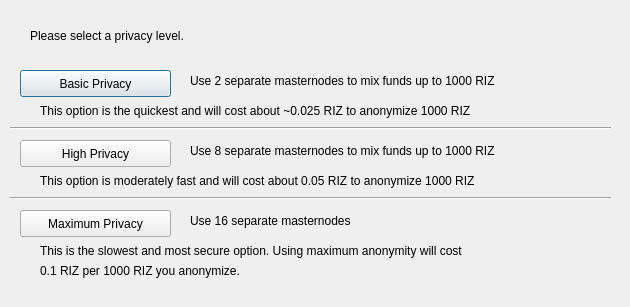
<?xml version="1.0" encoding="UTF-8"?>
<ui version="4.0">
 <class>DarksendConfig</class>
 <widget class="QDialog" name="DarksendConfig">
  <property name="geometry">
   <rect>
    <x>0</x>
    <y>0</y>
    <width>630</width>
    <height>307</height>
   </rect>
  </property>
  <property name="windowTitle">
   <string>Configure PrivateSend</string>
  </property>
  <widget class="QPushButton" name="buttonBasic">
   <property name="geometry">
    <rect>
     <x>20</x>
     <y>70</y>
     <width>151</width>
     <height>27</height>
    </rect>
   </property>
   <property name="text">
    <string>Basic Privacy</string>
   </property>
  </widget>
  <widget class="QPushButton" name="buttonHigh">
   <property name="geometry">
    <rect>
     <x>20</x>
     <y>140</y>
     <width>151</width>
     <height>27</height>
    </rect>
   </property>
   <property name="text">
    <string>High Privacy</string>
   </property>
  </widget>
  <widget class="QPushButton" name="buttonMax">
   <property name="geometry">
    <rect>
     <x>20</x>
     <y>210</y>
     <width>151</width>
     <height>27</height>
    </rect>
   </property>
   <property name="text">
    <string>Maximum Privacy</string>
   </property>
  </widget>
  <widget class="QLabel" name="label">
   <property name="geometry">
    <rect>
     <x>30</x>
     <y>20</y>
     <width>571</width>
     <height>31</height>
    </rect>
   </property>
   <property name="text">
    <string>Please select a privacy level.</string>
   </property>
  </widget>
  <widget class="QLabel" name="label_2">
   <property name="geometry">
    <rect>
     <x>190</x>
     <y>70</y>
     <width>421</width>
     <height>21</height>
    </rect>
   </property>
   <property name="text">
    <string>Use 2 separate masternodes to mix funds up to 1000 RIZ</string>
   </property>
  </widget>
  <widget class="QLabel" name="label_3">
   <property name="geometry">
    <rect>
     <x>190</x>
     <y>140</y>
     <width>411</width>
     <height>21</height>
    </rect>
   </property>
   <property name="text">
    <string>Use 8 separate masternodes to mix funds up to 1000 RIZ</string>
   </property>
  </widget>
  <widget class="QLabel" name="label_4">
   <property name="geometry">
    <rect>
     <x>190</x>
     <y>210</y>
     <width>421</width>
     <height>21</height>
    </rect>
   </property>
   <property name="text">
    <string>Use 16 separate masternodes</string>
   </property>
  </widget>
  <widget class="QLabel" name="label_6">
   <property name="geometry">
    <rect>
     <x>40</x>
     <y>100</y>
     <width>561</width>
     <height>21</height>
    </rect>
   </property>
   <property name="text">
    <string>This option is the quickest and will cost about ~0.025 RIZ to anonymize 1000 RIZ</string>
   </property>
  </widget>
  <widget class="QLabel" name="label_7">
   <property name="geometry">
    <rect>
     <x>40</x>
     <y>170</y>
     <width>561</width>
     <height>21</height>
    </rect>
   </property>
   <property name="text">
    <string>This option is moderately fast and will cost about 0.05 RIZ to anonymize 1000 RIZ</string>
   </property>
  </widget>
  <widget class="QLabel" name="label_8">
   <property name="geometry">
    <rect>
     <x>40</x>
     <y>240</y>
     <width>561</width>
     <height>21</height>
    </rect>
   </property>
   <property name="text">
    <string>This is the slowest and most secure option. Using maximum anonymity will cost</string>
   </property>
  </widget>
  <widget class="QLabel" name="label_9">
   <property name="geometry">
    <rect>
     <x>40</x>
     <y>260</y>
     <width>561</width>
     <height>21</height>
    </rect>
   </property>
   <property name="text">
    <string>0.1 RIZ per 1000 RIZ you anonymize.</string>
   </property>
  </widget>
  <widget class="Line" name="line">
   <property name="geometry">
    <rect>
     <x>10</x>
     <y>120</y>
     <width>601</width>
     <height>16</height>
    </rect>
   </property>
   <property name="orientation">
    <enum>Qt::Horizontal</enum>
   </property>
  </widget>
  <widget class="Line" name="line_2">
   <property name="geometry">
    <rect>
     <x>10</x>
     <y>190</y>
     <width>601</width>
     <height>16</height>
    </rect>
   </property>
   <property name="orientation">
    <enum>Qt::Horizontal</enum>
   </property>
  </widget>
 </widget>
 <resources/>
 <connections/>
</ui>
